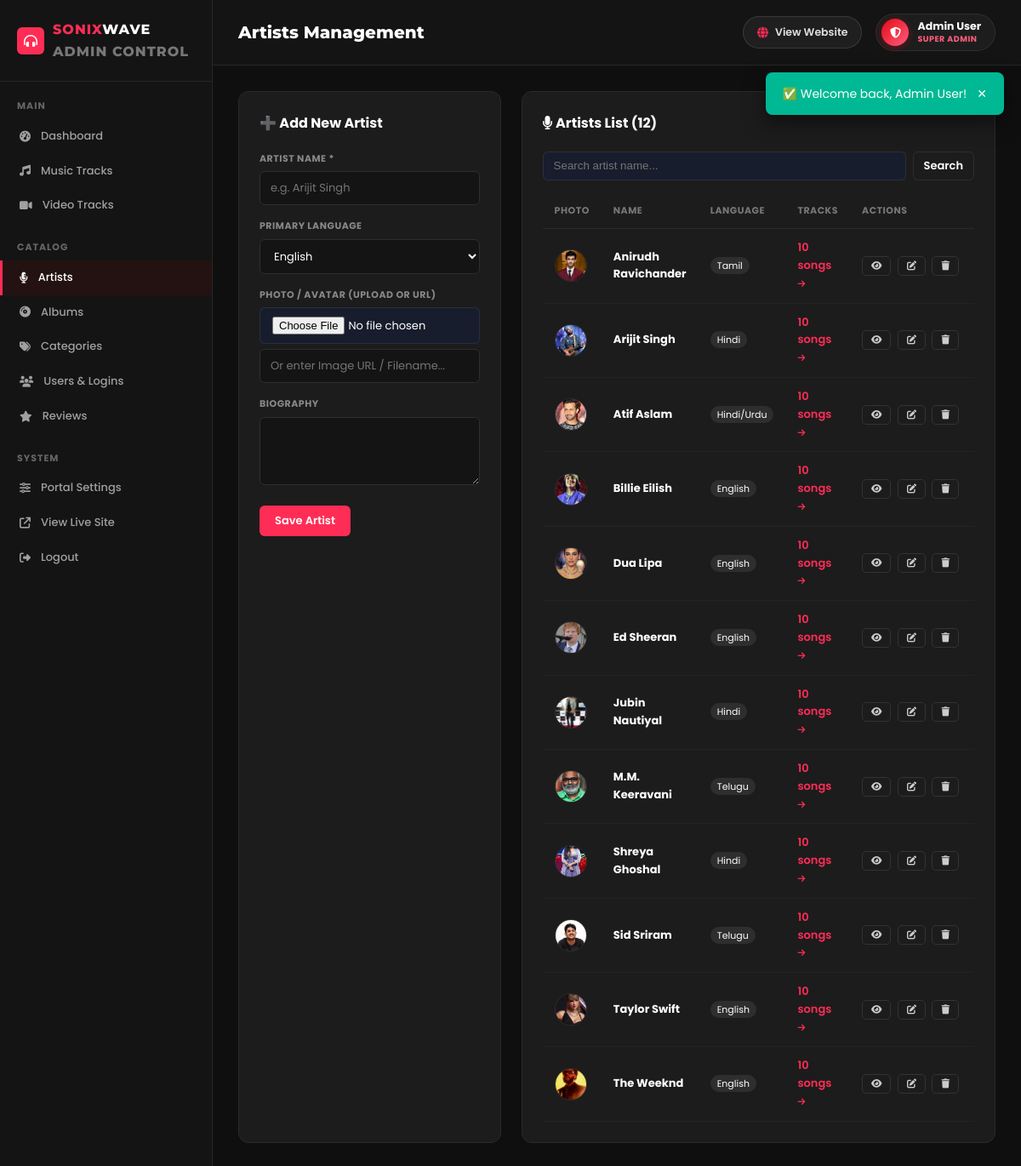
The page /admin/artists.php (signed in) on the database as committed earlier.
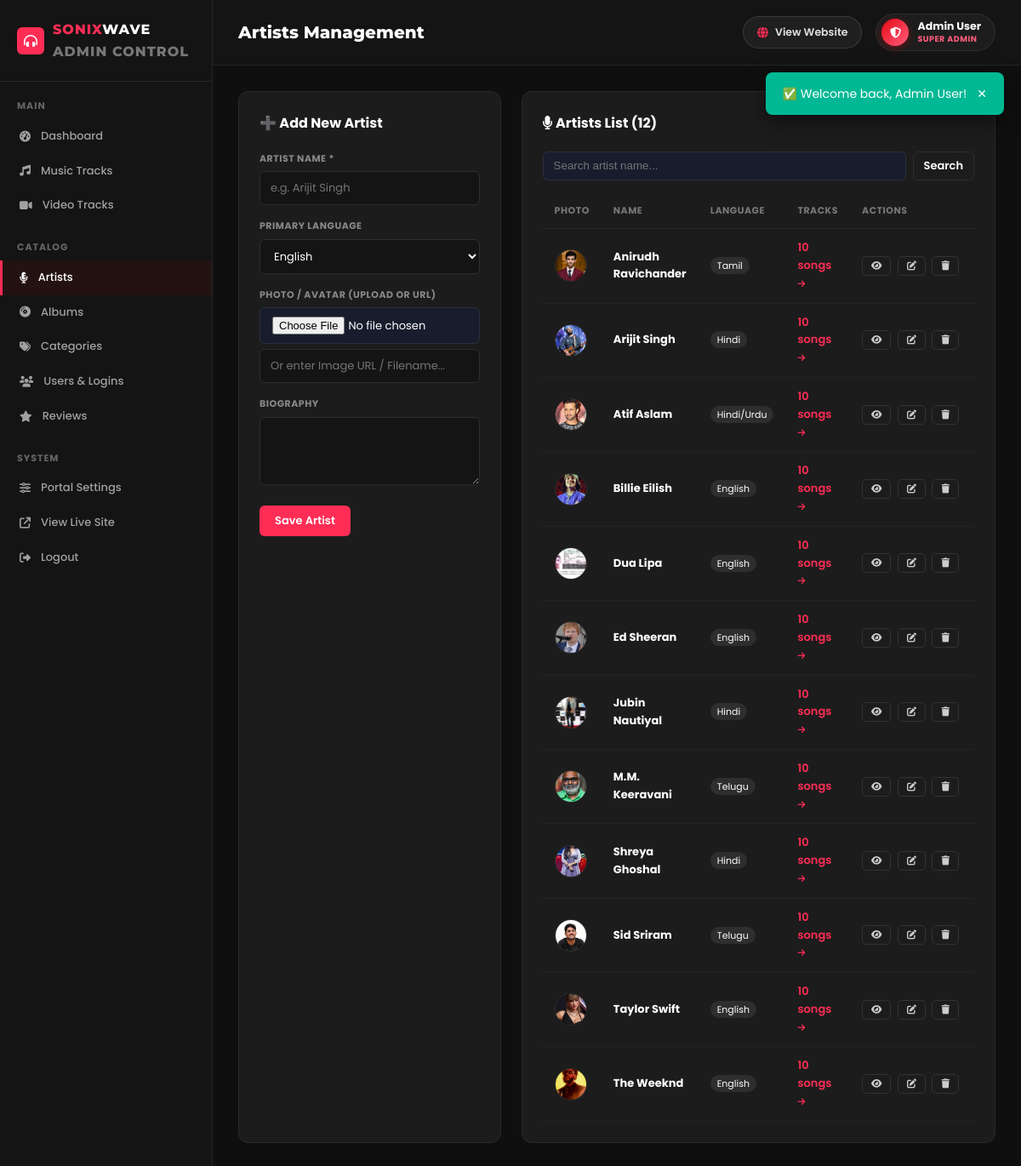
The same page on the database as committed later.
### tables this page shows
CREATE TABLE `artists` (
  `id` int(11) NOT NULL AUTO_INCREMENT,
  `name` varchar(100) NOT NULL,
  `bio` text DEFAULT NULL,
  `image` varchar(500) DEFAULT NULL,
  `language` varchar(50) DEFAULT NULL,
  `created_at` datetime DEFAULT current_timestamp(),
  PRIMARY KEY (`id`)
);

### includes/auth.php (called while the page is built, shortened)
<?php
function resolveMediaUrl(?string $path, string $type = 'cover'): string {
    if ($type === 'cover') {
        return SITE_URL . '/assets/images/covers/' . ltrim($path, '/');
    } elseif ($type === 'music') {
        return SITE_URL . '/assets/uploads/music/' . ltrim($path, '/');
    } elseif ($type === 'video') {
        return SITE_URL . '/assets/uploads/videos/' . ltrim($path, '/');
    } elseif ($type === 'artist') {
        return SITE_URL . '/assets/images/artists/' . ltrim($path, '/');
    }
    return SITE_URL . '/' . ltrim($path, '/');
}
function clean(string $str): string {
    return htmlspecialchars(strip_tags(trim($str)));
}

### admin/artists.php (the view, shortened to what the changed rows need)
<?php
require_once __DIR__ . '/includes/admin-header.php';
$pdo = getDB();
$where = ['1=1'];
$params = [];
$stmt = $pdo->prepare("
    SELECT a.*, COUNT(m.id) as songs_count
    FROM artists a
    LEFT JOIN music m ON m.artist_id = a.id
    WHERE " . implode(' AND ', $where) . "
    GROUP BY a.id
    ORDER BY a.name ASC
");
$stmt->execute($params);
$artists = $stmt->fetchAll();
?>
<div class="admin-two-col">
  <div class="admin-box">
    <table class="admin-table">
      <thead>
        <tr>
          <th>Photo</th>
          <th>Name</th>
          <th>Language</th>
          <th>Tracks</th>
          <th>Actions</th>
        </tr>
      </thead>
      <tbody>
        <?php if (empty($artists)): ?>
          <tr><td colspan="5" style="text-align:center; padding:20px; color:var(--text-muted);">No artists found.</td></tr>
        <?php else: ?>
          <?php foreach ($artists as $a): ?>
          <tr>
            <td>
              <img src="<?= resolveMediaUrl($a['image'], 'artist') ?>" width="38" height="38" style="border-radius:50%; object-fit:cover; border:1px solid var(--border);" onerror="this.onerror=null; this.src='https://images.unsplash.com/photo-1511671782779-c97d3d27a1d4?w=100';">
            </td>
            <td><strong><?= clean($a['name']) ?></strong></td>
            <td><span class="badge-tag"><?= clean($a['language']) ?></span></td>
            <td>
              <a href="<?= SITE_URL ?>/admin/music.php?search=<?= urlencode($a['name']) ?>" title="View tracks by this artist" style="color:var(--primary); font-weight:600;">
                <?= $a['songs_count'] ?> songs <i class="fas fa-arrow-right" style="font-size:10px;"></i>
              </a>
            </td>
            <td style="white-space:nowrap;">
              <a href="<?= SITE_URL ?>/pages/artist-detail.php?id=<?= $a['id'] ?>" target="_blank" class="tbl-btn" title="View Public Artist Page"><i class="fas fa-eye"></i></a>
              <a href="<?= SITE_URL ?>/admin/artists.php?action=edit&id=<?= $a['id'] ?>" class="tbl-btn" title="Edit"><i class="fas fa-edit"></i></a>
              <a href="<?= SITE_URL ?>/admin/artists.php?action=delete&id=<?= $a['id'] ?>" class="tbl-btn danger" onclick="return confirm('Delete this artist?')" title="Delete"><i class="fas fa-trash"></i></a>
            </td>
          </tr>
          <?php endforeach; ?>
        <?php endif; ?>
      </tbody>
    </table>
  </div>
</div>
<?php require_once __DIR__ . '/includes/admin-footer.php'; ?>

Rows that differ between the two databases and show on the page:
changed artists "Dua Lipa": image: a different picture
